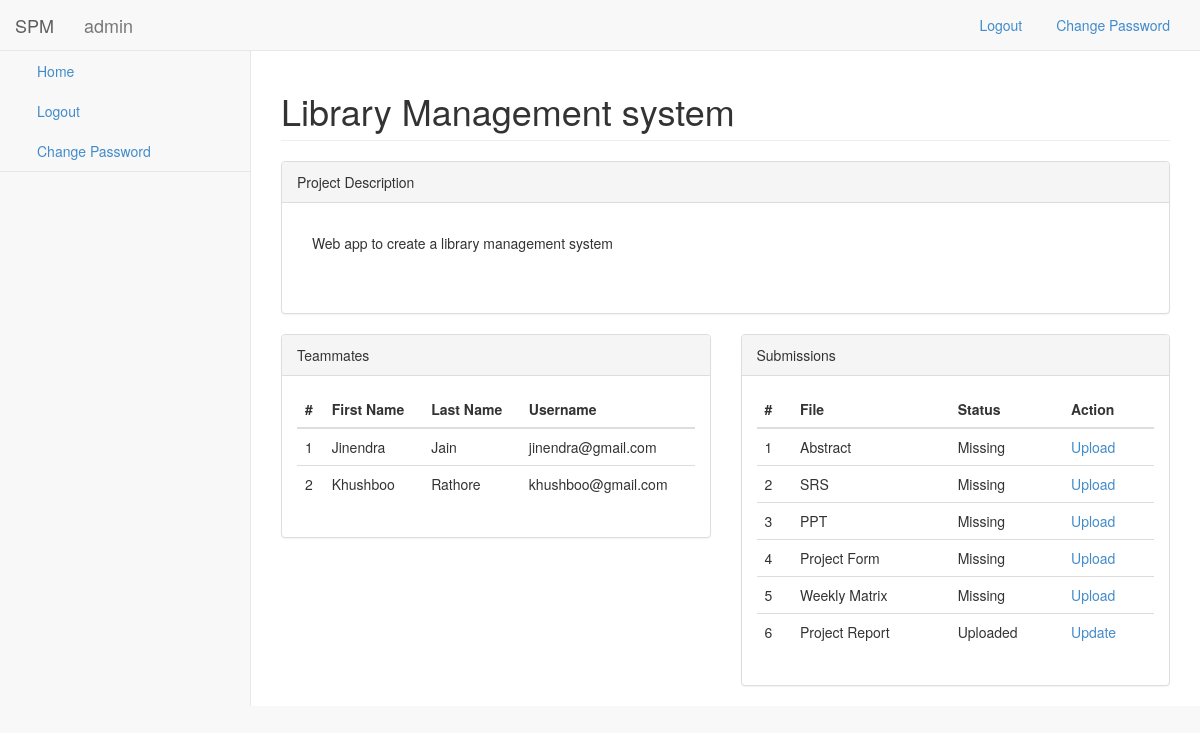
Screenshot of /project/library-management-system (signed in) with the database file from the repository.
### projects/models.py (models this page shows, shortened)
class Project(models.Model):
    title = models.CharField(max_length=255)
    description = RichTextUploadingField()
    allocated_to = models.ManyToManyField(settings.AUTH_USER_MODEL, blank=True)
    user_friendly_url = models.SlugField(null=False, blank=False, unique=True)

class RequiredProjectFile(models.Model):
    file_name = models.CharField(max_length=100, unique=True)

### projects/views.py (the view)
# urls.py: path('<str:url>', views.view, name="view_project"),
def view(request, url):
    user = request.user
    if user == AnonymousUser():
        return redirect('account_login')
    project = Project.objects.get(user_friendly_url = url)
    users = project.allocated_to.all()
    requiredProjectFiles = RequiredProjectFile.objects.all()
    uploaded_file = dict()
    for requiredProjectFile in requiredProjectFiles:
        try:
            uploadedProjectFile = UploadedProjectFile.objects.get(file_name = requiredProjectFile, project = project)
            uploaded_file[requiredProjectFile.file_name] = uploadedProjectFile.file_name
        except:
            uploaded_file[requiredProjectFile.file_name] = None
    context = {
        'project' : project,
        'users' : users,
        'uploaded_file' : uploaded_file
    }
    return render(request, "projects/view.html", context)

### projects/templates/projects/view.html (shortened to what this page needs)
{% extends 'base.html' %}
{% block main_content %}
<div id="page-wrapper">
    <div class="row">
        <div class="col-lg-12">
            <h1 class="page-header">{{ project.title }}</h1>
        </div>
    </div>
    <div class="row">
        <div class="col-lg-12">
            <div class="panel panel-default">
                <div class="panel-heading">
                    Project Description
                </div>
                <div class="panel-body">
                    <div class="panel-group" id="accordion">
                        <div id="collapseOne" class="panel-collapse collapse in">
                            <div class="panel-body">
                                {{ project.description|safe }}
                            </div>
                        </div>
                    </div>
                </div>
            </div>
        </div>
    </div>
    <div class="row">
        <div class="col-lg-6">
            <div class="panel panel-default">
                <div class="panel-heading">
                    Teammates
                </div>
                <div class="panel-body">
                    <div class="table-responsive">
                        <table class="table">
                            <thead>
                                <tr>
                                    <th>#</th>
                                    <th>First Name</th>
                                    <th>Last Name</th>
                                    <th>Username</th>
                                </tr>
                            </thead>
                            <tbody>
                                {% for user in users %}
                                <tr>
                                    <td>{{ forloop.counter }}</td>
                                    <td>{{ user.first_name }}</td>
                                    <td>{{ user.last_name }}</td>
                                    <td>{{ user.email }}</td>
                                </tr>
                                {% endfor %}
                            </tbody>
                        </table>
                    </div>
                </div>
            </div>
        </div>
        <div class="col-lg-6">
            <div class="panel panel-default">
                <div class="panel-heading">
                    Submissions
                </div>
                <div class="panel-body">
                    <div class="table-responsive">
                        <table class="table">
                            <thead>
                                <tr>
                                    <th>#</th>
                                    <th>File</th>
                                    <th>Status</th>
                                    <th>Action</th>
                                </tr>
                            </thead>
                            <tbody>
                                {% for key, value in uploaded_file.items %}
                                <tr>
                                    <td>{{ forloop.counter }}</td>
                                    <td>{{key}}</td>
                                    {% if value %}
                                        <td>Uploaded</td>
                                        <td><a class="btn-link" href="{% url 'upload_project_files' project.user_friendly_url key %}">Update</a></td>
                                    {% else %}
                                        <td>Missing</td>
                                        <td><a class="btn-link" href="{% url 'upload_project_files' project.user_friendly_url key %}">Upload</a></td>
                                    {% endif %}
                                </tr>
                                {% endfor %}
                            </tbody>
                        </table>
                    </div>
                </div>
            </div>
        </div>
    </div>
</div>
{% endblock %}

### QuizApp/templates/extra.html
<nav class="navbar navbar-default navbar-static-top" role="navigation" style="margin-bottom: 0">
    <a class="navbar-brand" href="/">SPM</a>
    <div class="navbar-header">
        <a class="navbar-brand" href="{% url 'home' %}">{{ request.user.username }}</a>
    </div>
    <ul class="nav navbar-top-links navbar-right">
        {% if request.user.username %}
        <li>
            <a href="{% url 'account_logout' %}">
                Logout
            </a>
        </li>
        <li>
            <a href="{% url 'account_change_password' %}">
                Change Password
            </a>
        </li>
        {% endif %}
    </ul>
</nav>

### QuizApp/static/QuizApp/css/sb-admin-2.css (style rules this page uses)
body { background-color: #f8f8f8; }
#page-wrapper { padding: 0 15px; min-height: 568px; background-color: #fff; }
@media (min-width:768px) { #page-wrapper { position: inherit; margin: 0 0 0 250px; padding: 0 30px; border-left: 1px solid #e7e7e7; } }
.navbar-top-links li { display: inline-block; }
.navbar-top-links li:last-child { margin-right: 15px; }
.navbar-top-links li a { padding: 15px; min-height: 50px; }

### rows the page displays
Project: title "Library Management system", description "Web app to create a library management system"
RequiredProjectFile: uploaded_file "Abstract"
RequiredProjectFile: uploaded_file "SRS"
RequiredProjectFile: uploaded_file "PPT"
RequiredProjectFile: uploaded_file "Project Form"
RequiredProjectFile: uploaded_file "Weekly Matrix"
RequiredProjectFile: file_name "Project Report", shows "Uploaded"

### other values shown
{{ request.user.username }} "admin"
{{ user.first_name }} "Jinendra"
{{ user.last_name }} "Jain"
{{ user.email }} "jinendra@gmail.com"
{{ user.first_name }} "Khushboo"
{{ user.last_name }} "Rathore"
{{ user.email }} "khushboo@gmail.com"
